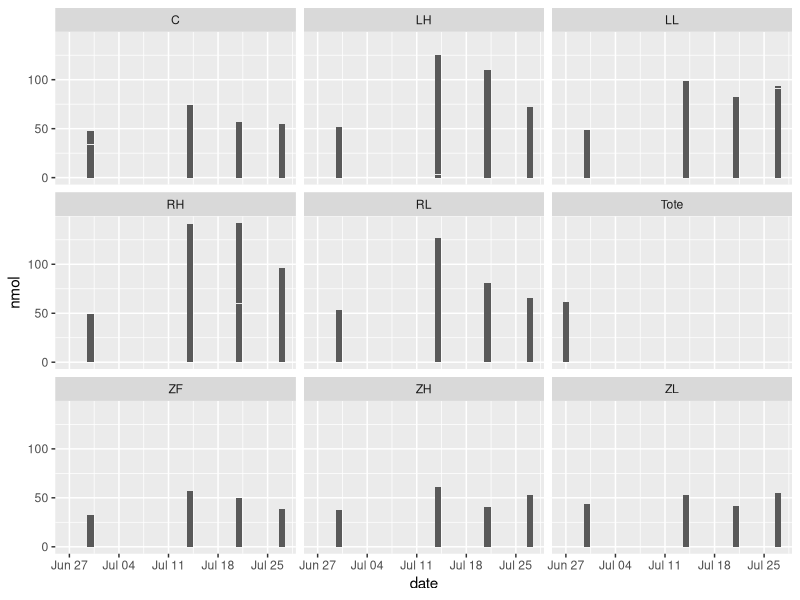
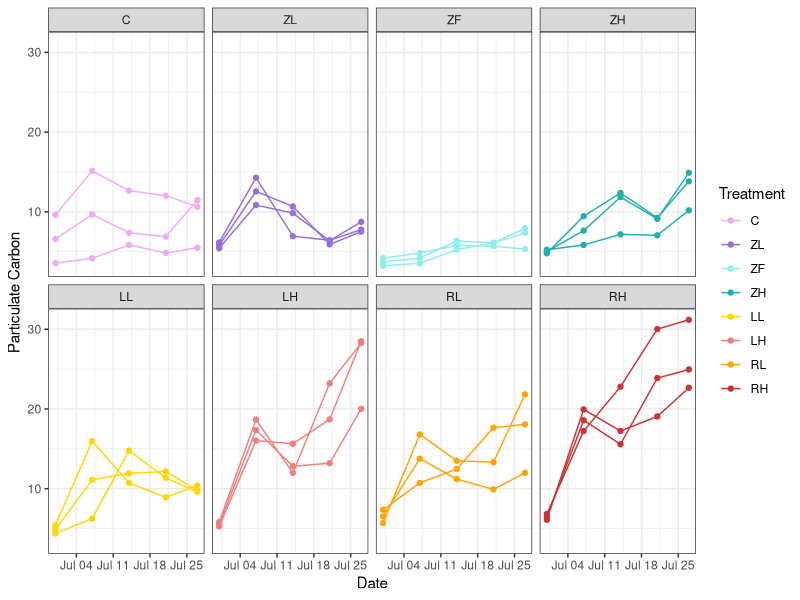
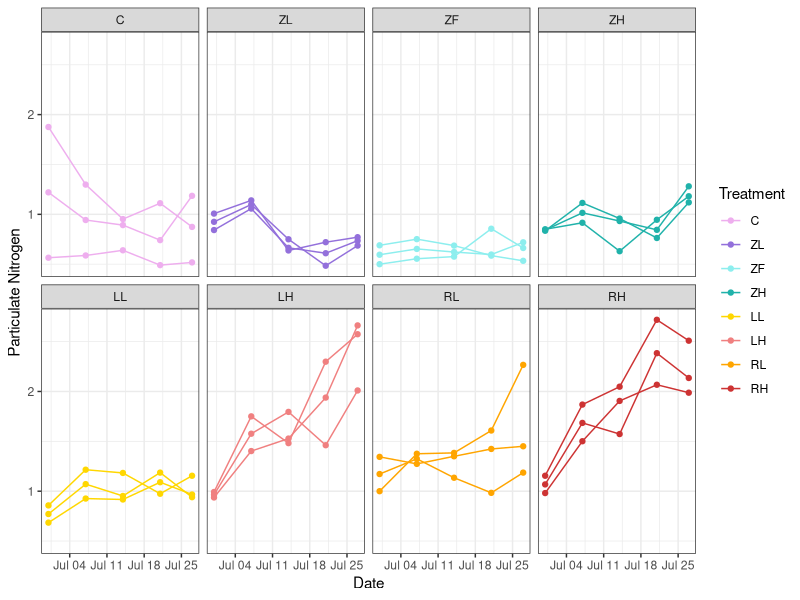
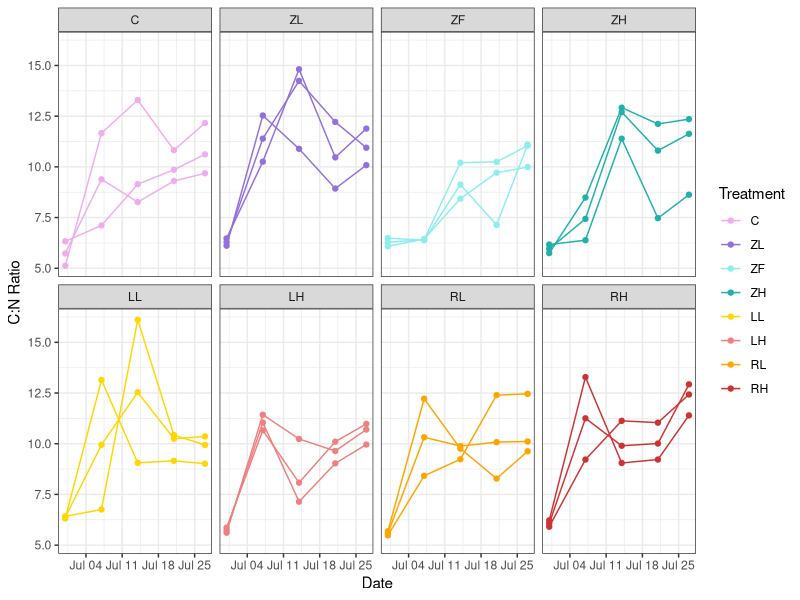
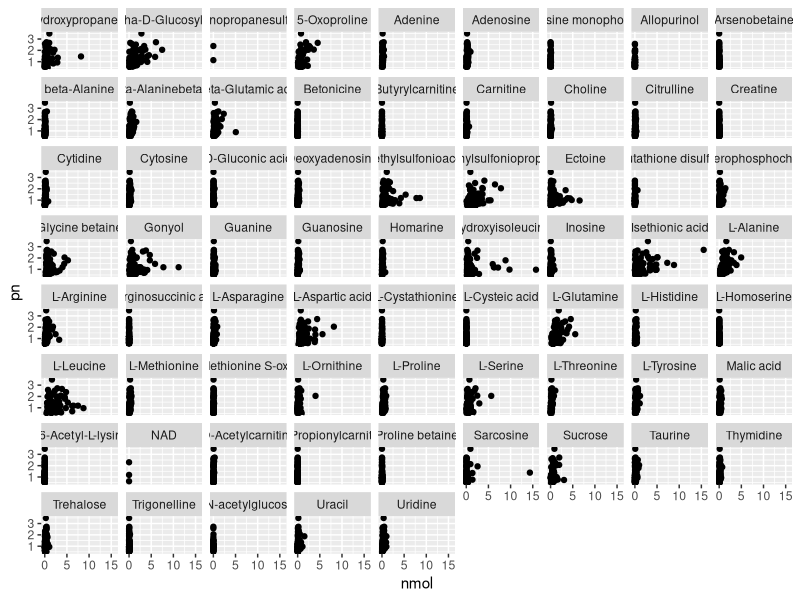
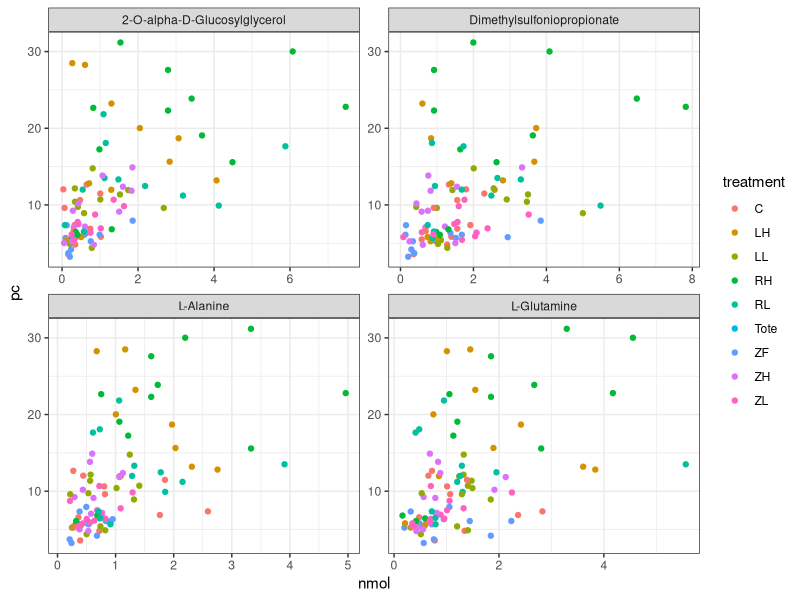
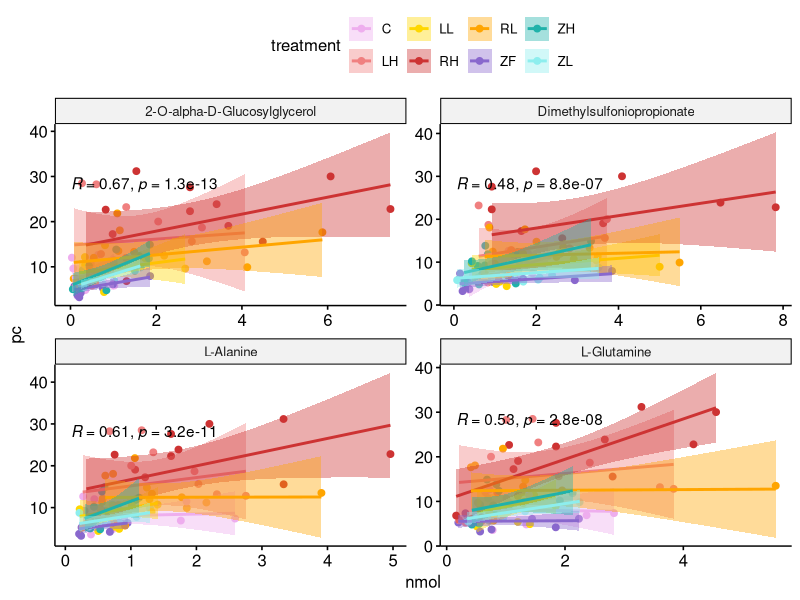
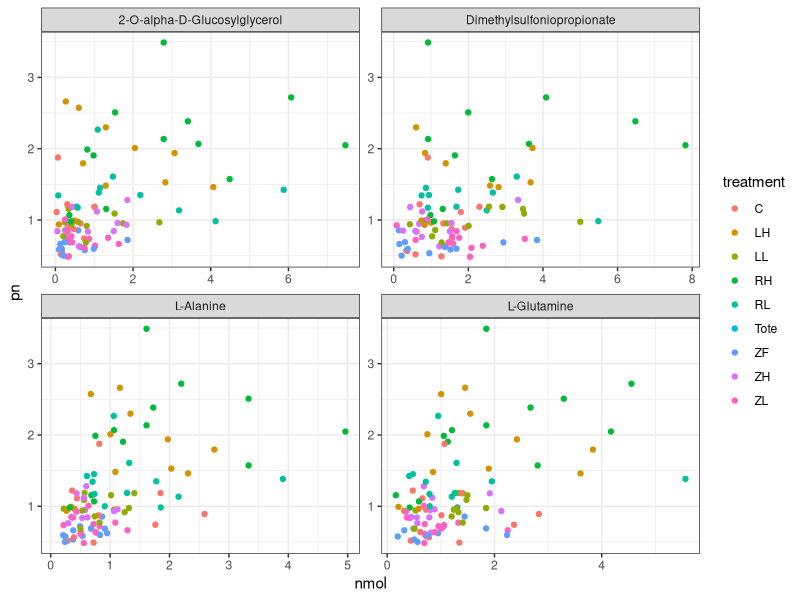

Recreate these plots in R, in order. (Note: this script raises an error after producing the figures.)
library(tidyverse)
library(readr)
library(readxl)
library(ggplot2)
library(ggpubr)

# Goal: correspondence between metabolites and poc or pon (grab specific metabs)

# load in data
## peridice
peri <- read_csv("PERIDICE_metabolite_data.csv")
## pcpn data
pcpn <- read_xlsx("metadata/peridice_pcpn.xlsx") %>% 
  select(tank = Tank, treatment = Treatment2, date = Date, pn = `PN (uM)`, 
         pc = `PC (uM)`, cn = Cnratio,added_N_uM = AddN) %>% 
  mutate(triplicate = str_extract(tank, "\\d")) %>% 
  mutate(tank = str_remove (tank, "1/2|1/3|2/2"))  %>% 
  mutate(treatment = str_remove(treatment, "\\d")) %>% 
  group_by(tank, date) %>% 
  mutate(pc = mean(pc)) %>% 
  distinct(pc, .keep_all=TRUE)
  # mutate(replicate = paste0("230616_Smp_", treatment))

peri_pcpn <- peri %>% 
  select(metabolite, filename, treatment, date, nmol, triplicate) %>% 
  mutate(triplicate = str_extract(filename, "(?<=Tote)\\d|\\d$")) %>% 
  left_join(pcpn, by = c("treatment", "date", "triplicate"))

# plot general metab trends
peri %>% 
  group_by(treatment, date) %>% 
  mutate(nmol = mean(nmol)) %>% 
  ggplot() + 
  geom_col(aes(x = date, y = nmol)) + 
  facet_wrap(~treatment)
#### Observations: RH LH have highest week 2 and 3 values, 
#### 4 week mark RH and LL have highest values
#### two different reasons for that, RH has enough nutrients but hasn't come to equilibrium? 
#### potentially about to die off like RL did and LH did, whereas LL didn't have that sharp 
#### growth like a bloom, just grew slowly and adjusted.

# plot general pc/pn trends
## pc
pcpn %>%  
  filter(!str_detect(treatment, "Tote")) %>% 
  group_by(triplicate, treatment, date) %>%  
  ggplot(aes(x = date, y = pc, 
             group = interaction(treatment, triplicate), 
             color = factor(treatment, levels = c("C", "ZL", "ZF", "ZH", "LL", "LH", "RL", "RH")
  ))) +
  scale_color_manual(name = "Treatment", values = c("plum2", "mediumpurple", "darkslategray2",
                                                    "lightseagreen", "gold", "lightcoral",
                                                    "orange", "brown3")) + 
  geom_line() + 
  geom_point() + 
  facet_wrap(~factor(treatment, levels = c("C", "ZL", "ZF", "ZH", "LL", "LH", "RL", "RH")), ncol = 4) + 
  theme_bw() +  
  ylab("Particulate Carbon") + 
  xlab("Date")
#### Observations: RH RL Lh all grow consistently, LL doesn't have significant change

## pn 
pcpn %>%  
  filter(!str_detect(treatment, "Tote")) %>% 
  group_by(triplicate, treatment, date) %>%  
  ggplot(aes(x = date, y = pn, 
             group = interaction(treatment, triplicate), 
             color = factor(treatment, levels = c("C", "ZL", "ZF", "ZH", "LL", "LH", "RL", "RH")
             ))) +
  scale_color_manual(name = "Treatment", values = c("plum2", "mediumpurple", "darkslategray2",
                                                    "lightseagreen", "gold", "lightcoral",
                                                    "orange", "brown3")) + 
  geom_line() + 
  geom_point() + 
  facet_wrap(~factor(treatment, levels = c("C", "ZL", "ZF", "ZH", "LL", "LH", "RL", "RH")), ncol = 4) + 
  theme_bw() +  
  ylab("Particulate Nitrogen") + 
  xlab("Date")

pcpn %>%  
  filter(!str_detect(treatment, "Tote")) %>% 
  group_by(triplicate, treatment, date) %>%  
  ggplot(aes(x = date, y = cn, 
             group = interaction(treatment, triplicate), 
             color = factor(treatment, levels = c("C", "ZL", "ZF", "ZH", "LL", "LH", "RL", "RH")
             ))) +
  scale_color_manual(name = "Treatment", values = c("plum2", "mediumpurple", "darkslategray2",
                                                    "lightseagreen", "gold", "lightcoral",
                                                    "orange", "brown3")) + 
  geom_line() + 
  geom_point() + 
  facet_wrap(~factor(treatment, levels = c("C", "ZL", "ZF", "ZH", "LL", "LH", "RL", "RH")), ncol = 4) + 
  theme_bw() +  
  ylab("C:N Ratio") + 
  xlab("Date")

#### Observations: RH and LH consistently grow with particulate N


peri %>% 
  ggplot() + 
  geom_point(aes(x = nmol, y = pn)) + 
  facet_wrap(~metabolite)

pc_metabs <- data.frame(metabolite = c("2-O-alpha-D-Glucosylglycerol",
                                       "Dimethylsulfoniopropionate", 
                                       "L-Alanine", "L-Glutamine"))
peri %>% 
  filter(metabolite %in% pc_metabs$metabolite) %>% 
  ggplot() + 
  geom_point(aes(x = nmol, y = pc, color = treatment)) + 
  facet_wrap(~metabolite, scales = "free") + 
  theme_bw()

peri %>% 
  filter(metabolite %in% pc_metabs$metabolite) %>% 
  ggscatter(x = "nmol", y = "pc", 
            add = "reg.line", conf.int = TRUE, 
            cor.coef = TRUE, cor.method = "spearman",
            xlab = "nmol", ylab = "pc", color = "treatment",
            palette = c(C = "plum2", ZF = "mediumpurple3", ZL = "darkslategray2", 
                        ZH = "lightseagreen",
                       LL = "gold", LH = "lightcoral",
                       RL = "orange", RH = "brown3")) + 
  facet_wrap(~metabolite, scales = "free")

pn_metabs <- data.frame(metabolite = c("2-O-alpha-D-Glucosylglycerol",
                                       "Dimethylsulfoniopropionate",
                                       "L-Alanine", "L-Glutamine"))

peri %>% 
  filter(metabolite %in% pn_metabs$metabolite) %>% 
  ggplot() + 
  geom_point(aes(x = nmol, y = pn, color = treatment)) + 
  facet_wrap(~metabolite, scales = "free") + 
  theme_bw()

peri %>% 
  group_by(metabolite) %>% 
  distinct(nmol, .keep_all = TRUE) %>% 
  distinct(pn, .keep_all = TRUE) %>% 
  mutate(rank_nmol = rank(nmol)) %>% 
  mutate(rank_pn = rank(pn)) %>% 
  filter(metabolite %in% pn_metabs$metabolite) %>% 
  ggscatter(x = "nmol", y = "pn", 
            add = "reg.line", conf.int = TRUE, 
            cor.coef = TRUE, cor.method = "pearson",
            xlab = "nmol", ylab = "pn", color = "treatment",
            palette = c(C = "plum2", ZF = "mediumpurple3", ZL = "darkslategray2", 
                        ZH = "lightseagreen",
                        LL = "gold", LH = "lightcoral",
                        RL = "orange", RH = "brown3")) + 
  facet_wrap(~metabolite, scales = "free")

peri %>%
  group_by(metabolite) %>%
  filter(metabolite %in% pc_metabs$metabolite) %>%
  distinct(nmol, .keep_all = TRUE) %>% 
  distinct(pc, .keep_all = TRUE) %>% 
  summarize(spear_val=cor(pc, nmol, method="spearman", use = "pairwise"),
            pear_val=cor(pc, nmol, method="pearson", use = "pairwise"),
            rank_pear=cor(rank(pc), rank(nmol), method="pearson"),
            rank_spear=cor(rank(pc), rank(nmol), method="spearman"))

sulfur <- metab_groups %>% 
  filter(metab_type == "Sulfur")

peri %>% 
  filter(metabolite %in% sulfur$metabolite) %>% 
  ggplot() + 
  geom_boxplot(aes(x = factor(date), y = nmol_per_pc, color = treatment)) + 
  facet_wrap(~metabolite, scales = "free") + 
  theme_bw()


sugar <- metab_groups %>% 
  filter(metab_type == "Sugar")

peri %>% 
  filter(metabolite %in% sugar$metabolite) %>% 
  ggplot() + 
  geom_boxplot(aes(x = factor(date), y = nmol_per_pc, color = treatment)) + 
  facet_wrap(~metabolite, scales = "free") + 
  theme_bw()
